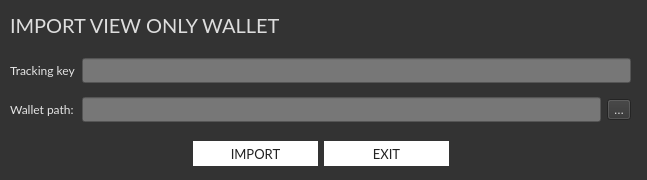
<?xml version="1.0" encoding="UTF-8"?>
<ui version="4.0">
 <class>ImportTracking</class>
 <widget class="QDialog" name="ImportTracking">
  <property name="geometry">
   <rect>
    <x>0</x>
    <y>0</y>
    <width>647</width>
    <height>180</height>
   </rect>
  </property>
  <property name="windowTitle">
   <string>Dialog</string>
  </property>
  <property name="styleSheet">
   <string notr="true">background-color: #333; color: #e5e5e5;</string>
  </property>
  <widget class="QWidget" name="layoutWidget">
   <property name="geometry">
    <rect>
     <x>10</x>
     <y>50</y>
     <width>621</width>
     <height>81</height>
    </rect>
   </property>
   <layout class="QGridLayout" name="gridLayout">
    <item row="1" column="0">
     <widget class="QLabel" name="label_2">
      <property name="font">
       <font>
        <family>Lato</family>
        <pointsize>9</pointsize>
       </font>
      </property>
      <property name="text">
       <string>Wallet path:</string>
      </property>
     </widget>
    </item>
    <item row="0" column="1" colspan="2">
     <widget class="QLineEdit" name="m_trackingKey">
      <property name="minimumSize">
       <size>
        <width>0</width>
        <height>25</height>
       </size>
      </property>
      <property name="font">
       <font>
        <family>Lato</family>
        <pointsize>9</pointsize>
       </font>
      </property>
      <property name="styleSheet">
       <string notr="true">background-color: #777;
boder: 0px;
color: #e5e5e5;</string>
      </property>
     </widget>
    </item>
    <item row="1" column="2">
     <widget class="QToolButton" name="m_selectPathButton">
      <property name="text">
       <string>...</string>
      </property>
     </widget>
    </item>
    <item row="1" column="1">
     <widget class="QLineEdit" name="m_pathEdit">
      <property name="minimumSize">
       <size>
        <width>0</width>
        <height>25</height>
       </size>
      </property>
      <property name="font">
       <font>
        <family>Lato</family>
        <pointsize>9</pointsize>
       </font>
      </property>
      <property name="styleSheet">
       <string notr="true">background-color: #777;
boder: 0px;
color: #e5e5e5;</string>
      </property>
     </widget>
    </item>
    <item row="0" column="0">
     <widget class="QLabel" name="label">
      <property name="font">
       <font>
        <family>Lato</family>
        <pointsize>9</pointsize>
       </font>
      </property>
      <property name="text">
       <string>Tracking key</string>
      </property>
     </widget>
    </item>
   </layout>
  </widget>
  <widget class="QWidget" name="layoutWidget_2">
   <property name="geometry">
    <rect>
     <x>10</x>
     <y>140</y>
     <width>621</width>
     <height>27</height>
    </rect>
   </property>
   <layout class="QHBoxLayout" name="horizontalLayout">
    <item>
     <spacer name="horizontalSpacer">
      <property name="orientation">
       <enum>Qt::Horizontal</enum>
      </property>
      <property name="sizeHint" stdset="0">
       <size>
        <width>40</width>
        <height>20</height>
       </size>
      </property>
     </spacer>
    </item>
    <item>
     <widget class="QPushButton" name="m_okButton">
      <property name="minimumSize">
       <size>
        <width>125</width>
        <height>25</height>
       </size>
      </property>
      <property name="font">
       <font>
        <family>Lato</family>
        <pointsize>10</pointsize>
       </font>
      </property>
      <property name="styleSheet">
       <string notr="true">color: #222; border-radius: 0px; border: 0px solid; background-color: white;</string>
      </property>
      <property name="text">
       <string>IMPORT</string>
      </property>
     </widget>
    </item>
    <item>
     <widget class="QPushButton" name="m_cancelButton">
      <property name="minimumSize">
       <size>
        <width>125</width>
        <height>25</height>
       </size>
      </property>
      <property name="font">
       <font>
        <family>Lato</family>
        <pointsize>10</pointsize>
       </font>
      </property>
      <property name="styleSheet">
       <string notr="true">color: #222; border-radius: 0px; border: 0px solid; background-color: white;</string>
      </property>
      <property name="text">
       <string>EXIT</string>
      </property>
     </widget>
    </item>
    <item>
     <spacer name="horizontalSpacer_2">
      <property name="orientation">
       <enum>Qt::Horizontal</enum>
      </property>
      <property name="sizeHint" stdset="0">
       <size>
        <width>40</width>
        <height>20</height>
       </size>
      </property>
     </spacer>
    </item>
   </layout>
  </widget>
  <widget class="QLabel" name="label_3">
   <property name="geometry">
    <rect>
     <x>10</x>
     <y>10</y>
     <width>300</width>
     <height>31</height>
    </rect>
   </property>
   <property name="font">
    <font>
     <family>Lato</family>
     <pointsize>15</pointsize>
    </font>
   </property>
   <property name="styleSheet">
    <string notr="true">color: #ddd;</string>
   </property>
   <property name="text">
    <string>IMPORT VIEW ONLY WALLET</string>
   </property>
  </widget>
 </widget>
 <resources/>
 <connections>
  <connection>
   <sender>m_okButton</sender>
   <signal>clicked()</signal>
   <receiver>ImportTracking</receiver>
   <slot>accept()</slot>
   <hints>
    <hint type="sourcelabel">
     <x>570</x>
     <y>103</y>
    </hint>
    <hint type="destinationlabel">
     <x>323</x>
     <y>65</y>
    </hint>
   </hints>
  </connection>
  <connection>
   <sender>m_cancelButton</sender>
   <signal>clicked()</signal>
   <receiver>ImportTracking</receiver>
   <slot>reject()</slot>
   <hints>
    <hint type="sourcelabel">
     <x>439</x>
     <y>103</y>
    </hint>
    <hint type="destinationlabel">
     <x>323</x>
     <y>65</y>
    </hint>
   </hints>
  </connection>
 </connections>
</ui>
